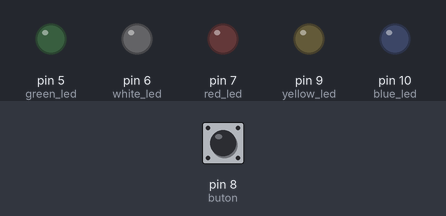
The sketch below on a simulated Arduino Uno, built with avr-gcc and run on an emulated ATmega328P. Parts: output pins drawn as LEDs (lit = HIGH). The inputs (shaded band) are chosen by the test bench; at power-on: pin 8 (buton) LOW.

Above: at 1.6 s.
1.7 s: pin 8 (buton) pulled HIGH for 0.5 s
At 2.4 s:
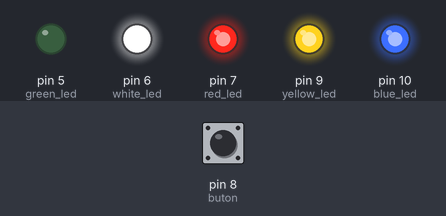
4.7 s: pin 8 (buton) pulled HIGH for 1 s
At 5.8 s:
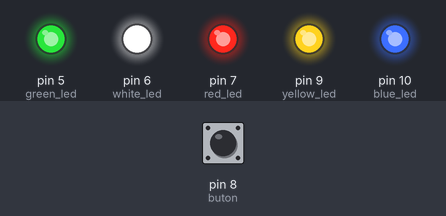
7.7 s: pin 8 (buton) pulled HIGH for 3.2 s
At 8.05 s:
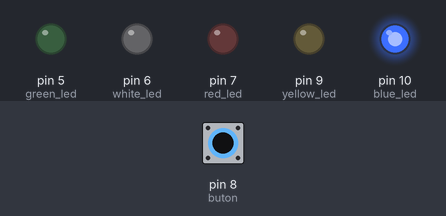
Timing chart, 0 to 13.1 s (numbered marks = the images above; inputs shaded):
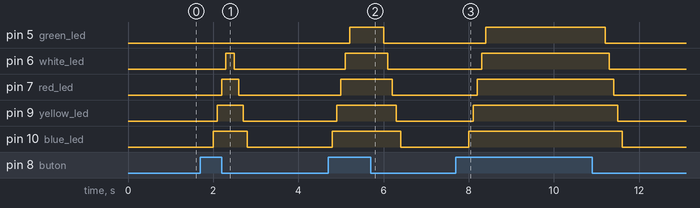

The sketch:

project3.ino
```cpp
//yARADAN ALLAHIN ADIYLA OKU!!!
#define blue_led 10
#define yellow_led 9
#define red_led 7
#define white_led 6
#define green_led 5
#define buton 8
int buton_station = 0;
void setup() {
pinMode(red_led,OUTPUT);
pinMode(white_led,OUTPUT);
pinMode(green_led,OUTPUT);
pinMode(yellow_led,OUTPUT);
pinMode(blue_led,OUTPUT);
pinMode(buton,INPUT);
}

void loop() {
 buton_station=digitalRead(buton);
if(buton_station==1)
{ digitalWrite(blue_led,HIGH);
  delay(100);
  digitalWrite(yellow_led,HIGH);
  delay(100);
  digitalWrite(red_led,HIGH);
  delay(100);
  digitalWrite(white_led,HIGH);
  delay(100);
  digitalWrite(green_led,HIGH);
 }

else if (buton_station==0)
{
  digitalWrite(green_led,LOW);
  delay(100);
  digitalWrite(white_led,LOW);
  delay(100);
  digitalWrite(red_led,LOW);
  delay(100);
  digitalWrite(yellow_led,LOW);
  delay(100);
  digitalWrite(blue_led,LOW);
}
}
```

Measured:
- after the input at 1.7 s, pin 6 (white_led): LOW → HIGH after 0.60 s, → LOW 0.20 s later; pin 7 (red_led): LOW → HIGH after 0.50 s, → LOW 0.40 s later; pin 9 (yellow_led): LOW → HIGH after 0.40 s, → LOW 0.60 s later; pin 10 (blue_led): LOW → HIGH after 0.30 s, → LOW 0.80 s later
- after the input at 4.7 s, pin 5 (green_led): LOW → HIGH after 0.50 s, → LOW 0.80 s later; pin 6 (white_led): LOW → HIGH after 0.40 s, → LOW 1.0 s later; pin 7 (red_led): LOW → HIGH after 0.30 s, → LOW 1.2 s later; pin 9 (yellow_led): LOW → HIGH after 0.20 s, → LOW 1.4 s later; pin 10 (blue_led): LOW → HIGH after 0.10 s, → LOW 1.6 s later
- after the input at 7.7 s, pin 5 (green_led): LOW → HIGH after 0.70 s, → LOW 2.8 s later; pin 6 (white_led): LOW → HIGH after 0.60 s, → LOW 3.0 s later; pin 7 (red_led): LOW → HIGH after 0.50 s, → LOW 3.2 s later; pin 9 (yellow_led): LOW → HIGH after 0.40 s, → LOW 3.4 s later; pin 10 (blue_led): LOW → HIGH after 0.30 s, → LOW 3.6 s later
